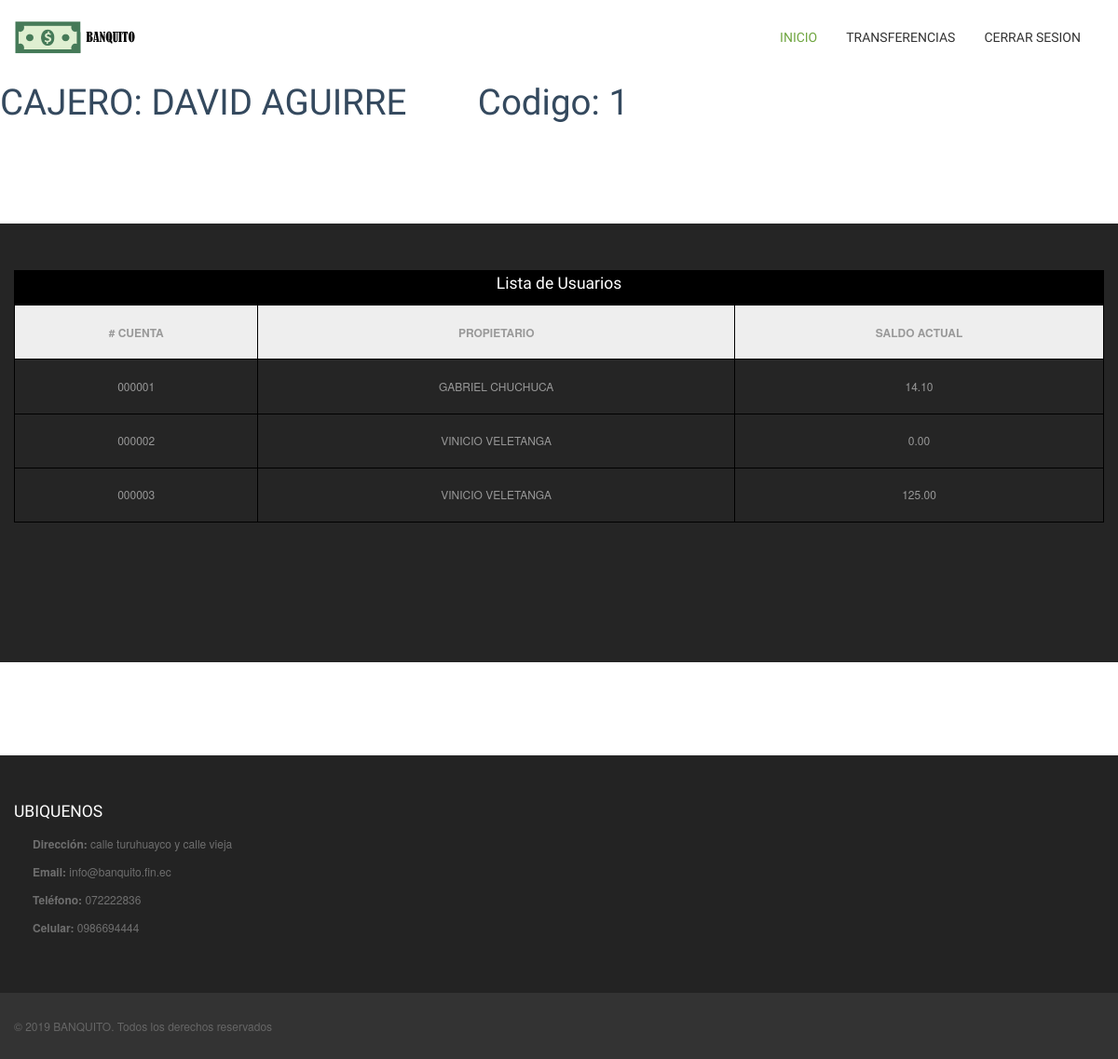
Page /admin/vista/empleado/indexcajero.php (signed in) on the committed database.
### tables this page shows
CREATE TABLE `bv_empleado` (
  `emp_id` int(11) NOT NULL,
  `emp_cargo` varchar(50) NOT NULL,
  `emp_persona` int(11) NOT NULL
);

CREATE TABLE `bv_persona` (
  `per_id` int(11) NOT NULL,
  `per_cedula` varchar(10) NOT NULL,
  `per_nombre` varchar(200) NOT NULL,
  `per_apellido` varchar(200) NOT NULL,
  `per_direccion` varchar(200) NOT NULL,
  `per_telefono` varchar(10) NOT NULL,
  `per_fecha_nac` date NOT NULL,
  `per_correo` varchar(100) NOT NULL,
  `per_estado_civil` varchar(100) NOT NULL,
  `per_sexo` varchar(50) NOT NULL,
  `per_rol` varchar(50) NOT NULL,
  `per_password` varchar(100) NOT NULL COMMENT ' 	'
);

CREATE TABLE `bv_cuenta` (
  `cue_ncuenta` int(7) NOT NULL,
  `cue_saldo` double(11,2) NOT NULL,
  `cue_fecha_registro` timestamp NOT NULL DEFAULT current_timestamp() ON UPDATE current_timestamp(),
  `cli_id` int(11) NOT NULL
);

### admin/vista/empleado/indexcajero.php (the view, shortened to what this page needs)
<?php
$codigoui = $_SESSION['cod'];
$usurol = $_SESSION['rol'];
if ($usurol == 'empleado') {
?>
    <!DOCTYPE html>
    <html class="no-js">
    <?php
    include '../../../config/conexionBD.php';
    $sqlu = "SELECT * FROM bv_persona WHERE per_id='$codigoui';";
    $resultu = $conn->query($sqlu);
    $row = $resultu->fetch_assoc();
    $nombres = $row["per_nombre"];
    $apellidos = $row["per_apellido"];
    $sqluu = "SELECT * FROM bv_empleado WHERE emp_persona='$codigoui';";
    $resultuu = $conn->query($sqluu);
    $row = $resultuu->fetch_assoc();
    $codigoempleado = $row["emp_id"];
    $rol = $row["emp_cargo"];
    echo "<h1>".$rol. ": " . $nombres . " " . $apellidos."&nbsp;&nbsp;&nbsp;&nbsp;&nbsp;&nbsp;&nbsp;&nbsp;Codigo: " . $codigoempleado."</h1>";
    ?>
    <head>
        <link rel="stylesheet" href="../../../css/bootstrap.min.css">
        <link rel="stylesheet" href="../../../css/bootstrap-responsive.min.css">
        <link rel="stylesheet" href="../../../css/font-awesome.min.css">
        <link rel="stylesheet" href="../../../css/main.css">
        <link rel="stylesheet" href="../../../css/sl-slide.css">
        <link rel="stylesheet" href="../../../css/img-efect.css">
        <link rel="stylesheet" href="../../../css/accordion.css">
        <link rel="stylesheet" href="../../../css/social.css">
        <link rel="stylesheet" href="../../../css/social.css">
    </head>
    <body oncontextmenu="return false" style="background-color: #fff">
        <header class="navbar navbar-fixed-top">
            <div class="navbar-inner">
                <div class="container">
                    <a id="logo" class="pull-left" href="index.html"></a>
                    <div class="nav-collapse collapse pull-right">
                        <ul class="nav">
                        <li class="active"><a href="index.php">Inicio</a></li>
                        <li><a href="cajera.php?codigoempleado=<?php echo "$codigoempleado";?>">TRANSFERENCIAS</a></li>
                        <li><a href="../../../config/cerrarSesion.php">Cerrar Sesion</a></li>
                        </ul>
                    </div>
                </div>
            </div>
        </header>
        <br>
        <br>
        <br>
        <br>
        <br>
        <section id="services" style="text-align: center">
            <div class="container" style="text-align: justify">
                <div class="center gap">
                    <table id="tbl">
                        <caption>
                            <h4>Lista de Usuarios</h4>
                        </caption>
                        <tr>
                            <th># CUENTA</th>
                            <th>PROPIETARIO</th>
                            <th>SALDO ACTUAL</th>
                        </tr>
                        <?php
                        $sql = "SELECT * FROM bv_persona where per_rol='usuario';";
                        $result = $conn->query($sql);
                        if ($result->num_rows > 0) {
                            while ($row = $result->fetch_assoc()) {
                                $codigo = $row["per_id"];
                                $nombres = $row["per_nombre"];
                                $apellidos = $row["per_apellido"];
                                $sql2 = "SELECT * FROM bv_cliente where cli_persona='$codigo';";
                                $result2 = $conn->query($sql2);
                                if ($result2->num_rows > 0) {
                                    while ($row = $result2->fetch_assoc()) {
                                        $codigocliente = $row["cli_id"];
                                        $sql3 = "SELECT * FROM bv_cuenta where cli_id='$codigocliente';";
                                        $result3 = $conn->query($sql3);
                                            if ($result3->num_rows > 0) {
                                                while ($row = $result3->fetch_assoc()) {
                                                    $cuenta = str_pad($row["cue_ncuenta"], 6, 0, STR_PAD_LEFT);
                                                    $saldoactual = $row["cue_saldo"];
                                                    echo "<tr>";
                                                    echo " <td>" . $cuenta . "</td>";
                                                    echo " <td>" . $nombres . " " . $apellidos. "</td>";
                                                    echo " <td>" . $saldoactual . "</td>";
                                                    echo "</tr>";
                                                }
                                            }
                                    }
                                }
                            }
                        }
                        else {
                            echo "<tr>";
                            echo " <td colspan='7'> No existen usuarios registrados en el sistema </td>";
                            echo "</tr>";
                        }
                        ?>
                    </table>
                </div>
            </div>
        </section>
        <br>
        <br>
        <br>
        <br>
        <br>
        <section id="bottom" class="main">
            <div class="container">
                <div class="row-fluid">
                    <div class="span7">
                        <h4>UBIQUENOS</h4>
                        <ul class="unstyled address">
                            <li>
                                <i class="icon-home"></i><strong>Dirección:</strong> calle turuhuayco y calle vieja<br>
                            </li>
                            <li>
                                <i class="icon-envelope"></i>
                                <strong>Email: </strong> info@banquito.fin.ec
                            </li>
                            <li>
                                <i class="icon-phone"></i>
                                <strong>Teléfono:</strong> 072222836
                            </li>
                            <li>
                                <i class="icon-phone"></i>
                                <strong>Celular:</strong> 0986694444
                            </li>
                        </ul>
                    </div>
                </div>
            </div>
        </section>
        <footer id="footer">
            <div class="container">
                <div class="row-fluid">
                    <div class="span5 cp">
                        &copy; 2019 <a target="_blank" href="#" title="Free Twitter Bootstrap WordPress Themes and HTML templates">BANQUITO</a>. Todos los derechos reservados
                    </div>
                </div>
            </div>
        </footer>
    </body>
    </html>
<?php
} else {
    header("Location: /examen/public/vista/login.html");
}
?>

### css/main.css (style rules this page uses)
body { padding-top: 80px; font-size: 12px; color: #34495e; background: #f5f5f5 }
body h1, body h2, body h3, body h4, body .created { font-family: "Fjalla One"; font-weight: normal }
body h3, body h4 { margin-top: 0 }
a { color: #70a641; -webkit-transition: 300ms; -moz-transition: 300ms; -o-transition: 300ms; transition: 300ms }
body>section { padding: 50px 0 }
.center { text-align: center }
header.navbar .navbar-inner { background: #fff!important; border: 0; -webkit-box-shadow: none; -moz-box-shadow: none; box-shadow: none }
header #logo { width: 220px; height: 80px; background: url(../images/logo.png) no-repeat 0 50% }
header.navbar { margin-bottom: 0 }
header.navbar .nav { margin-top: 20px }
header.navbar .nav>li { margin-left: 1px }
header.navbar .nav>li>a { padding-top: 10px; padding-bottom: 10px; color: #333; font-family: "Fjalla One"; font-size: 14px; text-transform: uppercase; text-shadow: none }
header.navbar .nav>li.active>a, header.navbar .nav>li.active>a:hover { background: transparent; color: #70a641; -webkit-box-shadow: none; -moz-box-shadow: none; box-shadow: none }
.navbar .nav>.active>a, .navbar .nav>.active>a:hover, .navbar .nav>.active>a:focus { -webkit-box-shadow: none; -moz-box-shadow: none; box-shadow: none }
.gap { margin-bottom: 50px }
#services { background: #252525; color: #999 }
#services h1, #services h2, #services h3, #services h4, #services h5, #services h6 { color: #fff }
#bottom { background: #232323; color: #6f6f6f }
#bottom h4 { margin-top: 0; margin-bottom: 15px }
#bottom h1, #bottom h2, #bottom h3, #bottom h4, #bottom h5, #bottom h6 { color: #fff }
#bottom ul.address>li { position: relative; padding-left: 20px; margin-top: 10px }
#bottom ul.address>li:first-child { margin-top: 0 }
#bottom ul.address>li>i { position: absolute; top: 3px; left: 0 }
#footer { background: #333; padding-top: 15px; padding-bottom: 15px; color: #666 }
#footer a { color: #666 }
#footer .cp { margin-top: 11px }

### css/sl-slide.css (style rules this page uses)
body { margin: 0; }

### admin/vista/empleado/indexcajero.php (style rules this page uses)
table { width: 100%; border: 1px solid #000; }
th, td { height: 50px; text-align: center; border: 1px solid #000; border-collapse: collapse; padding: 0.3em; caption-side: bottom; }
caption { padding: 0.3em; color: #fff; background: #000; }
th { background: #eee; }

### rows in the picture
bv_empleado: emp_cargo "CAJERO", emp_id "1"
bv_persona: per_nombre "DAVID", per_apellido "AGUIRRE"
bv_persona: per_nombre "GABRIEL", per_apellido "CHUCHUCA"
bv_cuenta: cue_ncuenta "000001", cue_saldo "14.10"
bv_persona: per_nombre "VINICIO", per_apellido "VELETANGA"
bv_cuenta: cue_ncuenta "000002", cue_saldo "0.00"
bv_persona: per_nombre "VINICIO", per_apellido "VELETANGA"
bv_cuenta: cue_ncuenta "000003", cue_saldo "125.00"
